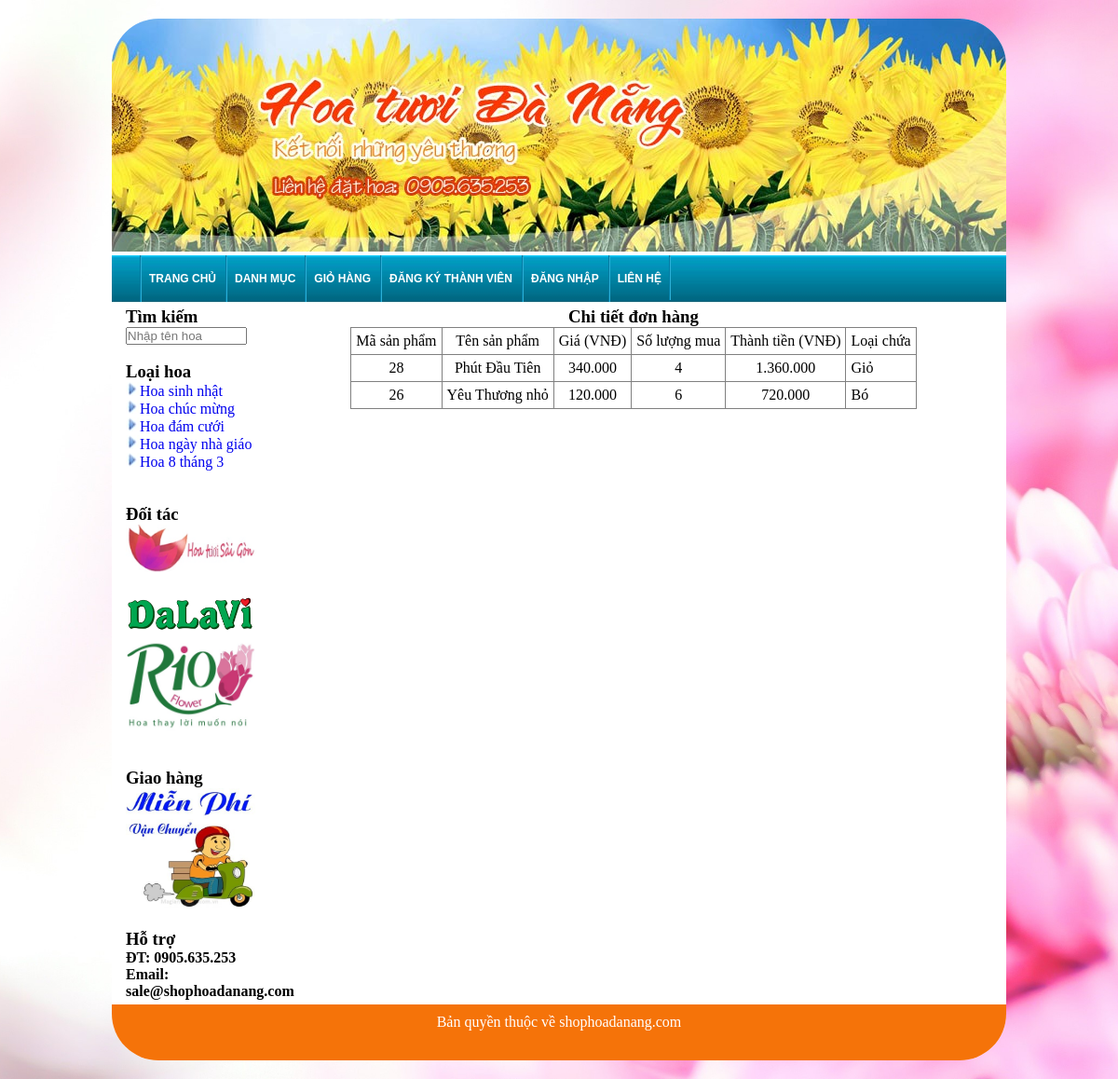
Screenshot of /xemchitietdonhang.php?idhoadon=1 with the database file from the repository.
### tables this page shows
CREATE TABLE IF NOT EXISTS `loaisanpham` (
`idloaisanpham` int(11) NOT NULL,
  `tenloaisanpham` varchar(50) DEFAULT NULL
);

CREATE TABLE IF NOT EXISTS `hoadonchitiet` (
`idhoadonchitiet` int(11) NOT NULL,
  `idhoadon` int(11) NOT NULL,
  `idsanpham` int(11) NOT NULL,
  `soluongmua` int(11) NOT NULL,
  `loaichua` varchar(20) DEFAULT NULL
);

CREATE TABLE IF NOT EXISTS `sanpham` (
`idsanpham` int(11) NOT NULL,
  `tensanpham` varchar(100) DEFAULT NULL,
  `thongtinsanpham` text,
  `anh` text,
  `giaban` int(30) DEFAULT NULL,
  `trangthai` int(1) DEFAULT NULL,
  `idloaisanpham` int(11) NOT NULL,
  `soluongton` int(11) NOT NULL,
  `giadiple` int(30) DEFAULT NULL
);

### xemchitietdonhang.php (the view, shortened to what this page needs)
<!DOCTYPE html>
<html>
<head>
	<link rel="stylesheet" type="text/css" href="style.css">
	<link type="text/css" href="menu.css" rel="stylesheet" />
</head>
<body>
	<div class="wrapper">
		<div class="banner">
			<img src="images/banner.jpg">
		</div>
		<?php include 'topmenu.php';?>
		<div class="content">
			<div class="leftcolumn">
				<?php include 'noidungcottrai.php';?>
			</div>
			<div class="rightcolumn">
					<h3 style="text-align:center;">Chi tiết đơn hàng</h3>
					<table align="center" border="1">
						<tr>
							<td align="center">Mã sản phẩm</td>
							<td align="center">Tên sản phẩm</td>
							<td align="center">Giá (VNĐ)</td>
							<td align="center">Số lượng mua</td>
							<td align="center">Thành tiền (VNĐ)</td>
							<td>Loại chứa</td>
						</tr>
						<?php
						$idhoadon=$_GET['idhoadon'];
						$sql="SELECT * FROM hoadonchitiet INNER JOIN sanpham ON hoadonchitiet.idsanpham=sanpham.idsanpham WHERE idhoadon='$idhoadon'";
						$result=mysql_query($sql);
						while ($row=mysql_fetch_array($result)) {?>
						<tr>
							<td align="center"><?php echo $row['idsanpham'];?></td>
							<td align="center"><?php echo $row['tensanpham'];?></td>
							<td align="center">
								<?php
								if ($row['giadiple']!=0 && $row['giadiple']!=NULL) {
									echo number_format($row['giadiple'],0,",",".").'(lễ)';
								} else{
									echo number_format($row['giaban'],0,",",".");
								}
								?>
							</td>
							<td align="center"><?php echo $row['soluongmua'];?></td>
							<td align="center">
							<?php
								if ($row['giadiple']!=0 && $row['giadiple']!=NULL) {
									echo number_format($row['giadiple']*$row['soluongmua'],0,",",".");
								} else{
									echo number_format($row['giaban']*$row['soluongmua'],0,",",".");
								}
							?>
							</td>
							<td>
								<?php
								echo $row['loaichua'];
								 ?>
							</td>
						</tr>
						<?php }?>
					</table>
			</div>
		</div>
		<div class="footer">
			Bản quyền thuộc về shophoadanang.com
		</div>
	</div>
</body>
</html>

### noidungcottrai.php (shortened to what this page needs)
<h3>Tìm kiếm</h3>
	<input type="text" name="tensanpham" id="tensanpham" placeholder="Nhập tên hoa" style="width:90%;">
<br>
<br>
<h3>Loại hoa</h3>
<?php
$sql="SELECT * FROM loaisanpham";
$result=mysql_query($sql);
while ($row=mysql_fetch_array($result)) {
 ?>
	<img src="images/arrow_right_icon.jpg "><a href="xemloaisanpham.php?idloaisanpham=<?php echo $row['idloaisanpham'];?>"><span><?php echo $row['tenloaisanpham'];?></span></a><br>
<?php }?>
<br>
<br>
<h3>Đối tác</h3>
<a href="http://hoatuoisaigon.com.vn/" target="_blank"><img src="images/hoatuoisaigon.jpg" width="100%"></a><br><br>
<a href="http://phohoadalat.com/" target="_blank"><img src="images/dalavi.jpg" width="100%"></a><br>
<a href="https://www.marry.vn/nha-cung-cap/hoa-tuoi-rio" target="_blank"><img src="images/rio.jpg" width="100%"></a><br>
<br>
<br>
<h3>Giao hàng</h3>
<img src="images/giaohangmienphi.jpg" width="100%"></a>
<br>
<br>
<h3>Hỗ trợ</h3>
<h4>ĐT: 0905.635.253</h4>
<h4>Email: sale@shophoadanang.com</h4>

### style.css (style rules this page uses)
html,* { margin:0px; padding:0px; }
body { background-image: url("images/hinhnen2.jpg"); height: 100%; background-position: center; background-repeat: no-repeat; background-size: cover; background-attachment: fixed; }
.banner, .banner img { border-radius: 50px 50px 0px 0px; }
.footer { border-radius: 0px 0px 50px 50px; }
.wrapper { margin-left: auto; margin-right: auto; width:960px; min-height: 500px; background-color:white; margin-top: 20px; margin-bottom: 20px; border-radius: 50px; }
table { border-collapse: collapse; margin-left: auto; margin-right: auto; }
table tr td { word-wrap:break-word; padding:5px; }
a { text-decoration: none; }
.content { width: 100%; min-height: 500px; }
.leftcolumn { width:140px; min-height: 500px; float: left; margin-left: 10px; margin-right: 5px; padding-left: 5px; padding-right: 5px; }
.rightcolumn { width: 780px; float: left; margin-left: 5px; margin-right: 10px; }
.footer { text-align: center; background-color:#f57309; min-height: 50px; margin-top: 5px; padding-top: 10px; color:white; }

### rows the page displays
loaisanpham: tenloaisanpham "Hoa sinh nhật"
loaisanpham: tenloaisanpham "Hoa chúc mừng"
loaisanpham: tenloaisanpham "Hoa đám cưới"
loaisanpham: tenloaisanpham "Hoa ngày nhà giáo"
loaisanpham: tenloaisanpham "Hoa 8 tháng 3"
hoadonchitiet: idsanpham.idsanpham "28", idsanpham.tensanpham "Phút Đầu Tiên", idsanpham.giaban "340.000", soluongmua "4", $row['giaban']*$row['soluongmua'] "1.360.000", loaichua "Giỏ"
hoadonchitiet: idsanpham.idsanpham "26", idsanpham.tensanpham "Yêu Thương nhỏ", idsanpham.giaban "120.000", soluongmua "6", $row['giaban']*$row['soluongmua'] "720.000", loaichua "Bó"
